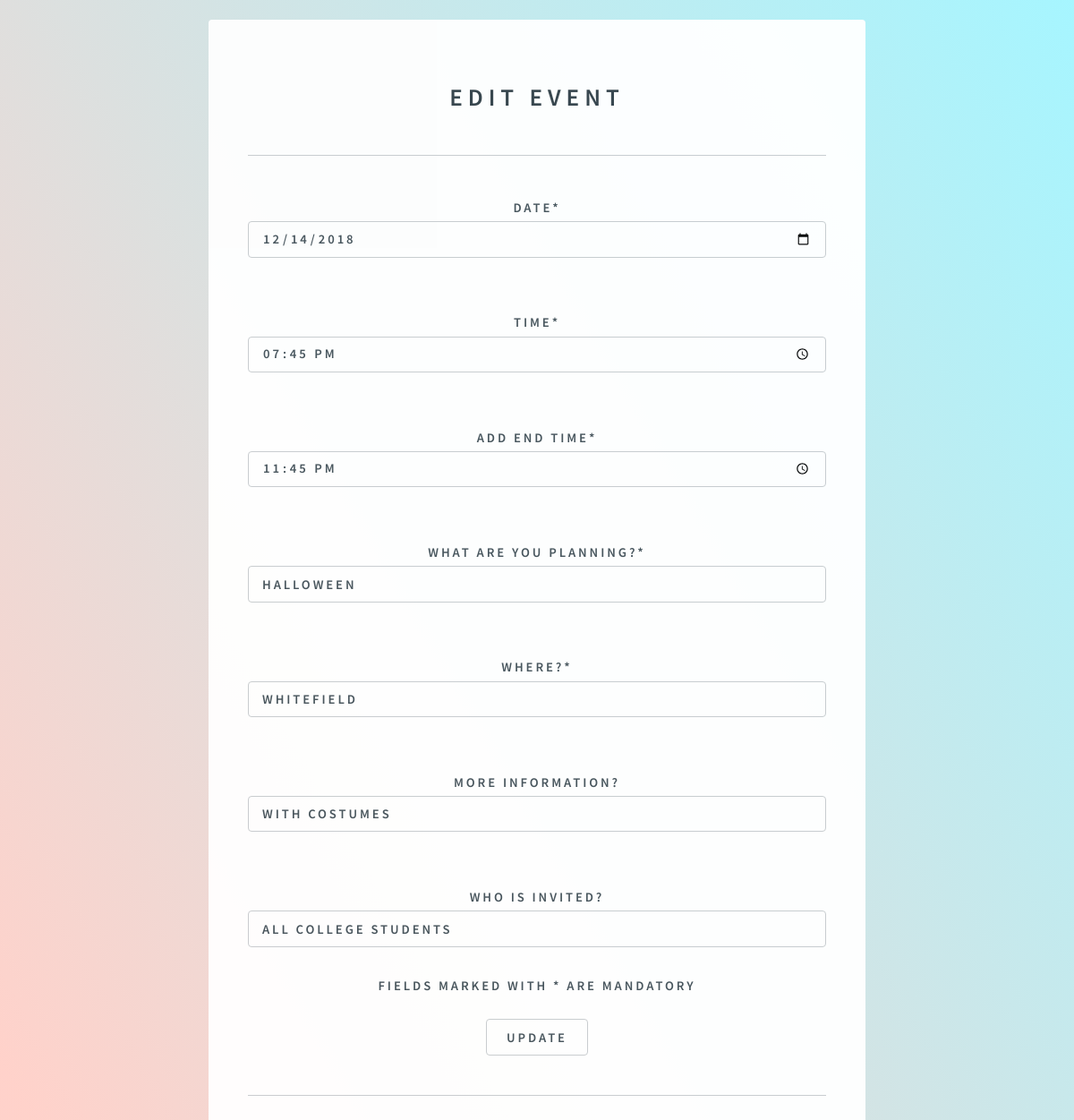
The app's page /events/php/edit_event.php?event_id=19 with its own data.
### tables this page shows
CREATE TABLE `create_event` (
  `event_id` int(11) NOT NULL,
  `club_id` varchar(20) NOT NULL,
  `date_cur` date NOT NULL,
  `time_cur` time NOT NULL,
  `end_time` time NOT NULL,
  `event_name` varchar(20) NOT NULL,
  `place` varchar(100) NOT NULL,
  `more_info` text NOT NULL,
  `invite` text NOT NULL
);

### events/php/edit_event.php (the view, shortened to what this page needs)
<!DOCTYPE HTML>
<html>
<head>
	<link rel="stylesheet" href="../css/main.css" />
</head>
<body class="is-preload">
<?php
if($_SERVER["REQUEST_METHOD"] == "GET")
{
	$event_id = $_GET['event_id'];
	extract($_GET);
	$servername = "localhost";
	$username1 = "root";
	$password1 = "";
	$dbname = "portal";
	$link = mysqli_connect($servername, $username1, $password1, $dbname);
	$sql="SELECT * from create_event WHERE event_id='$event_id'";
	$result=mysqli_query($link,$sql);
	$row=mysqli_fetch_array($result,MYSQLI_ASSOC);
}
?>
	<div id="wrapper">
		<section id="main">
			<h1>Edit Event</h1>
			<hr />
			<form method="POST" action="../php/edit_event1.php">
				Date<span>*</span><input type="date" name="date_cur" value="<?php echo $row['date_cur']; ?>"></input>
				<br><br>
				Time<span>*</span><input type="time" name="time_cur" value="<?php echo $row['time_cur']; ?>"></input>
				<br><br>
				Add End Time<span>*</span><input type="time" name="end_time" value="<?php echo $row['end_time']; ?>"></input>
				<br><br>
				What are you planning?<span>*</span><input type="text" name="event_name" placeholder="Type Here..."  value="<?php echo $row['event_name']; ?>" ></input>
				<br><br>
				Where?<span>*</span><input type="text" name="place" value="<?php echo $row['place']; ?>" ></input>
				<br><br>
				More Information?<input type="text" name="more_info" value="<?php echo $row['more_info']; ?>" ></input>
				<br><br>
				Who is invited?<input type="text" name="invite" value="<?php echo $row['invite']; ?>" > </input>
				<br>
				<p class="mandate">Fields marked with * are mandatory </p>
				<input name="update" type="submit" class="button" value="Update" />
			</form>
			<hr />
		</section>
	</div>
</body>
</html>

### records on screen
create_event: date_cur "12/14/2018", time_cur "19:45:00", end_time "23:45:00", event_name "Halloween", place "Whitefield", more_info "With costumes", invite "All college students"
